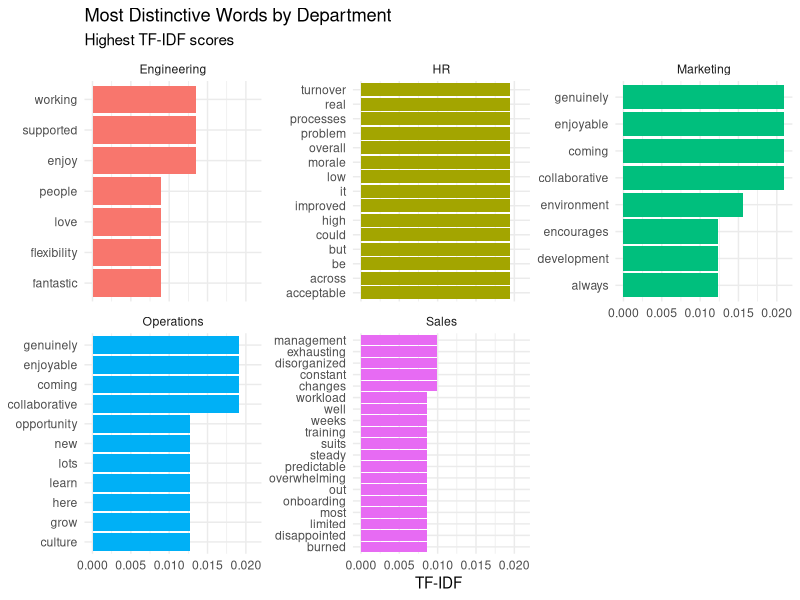
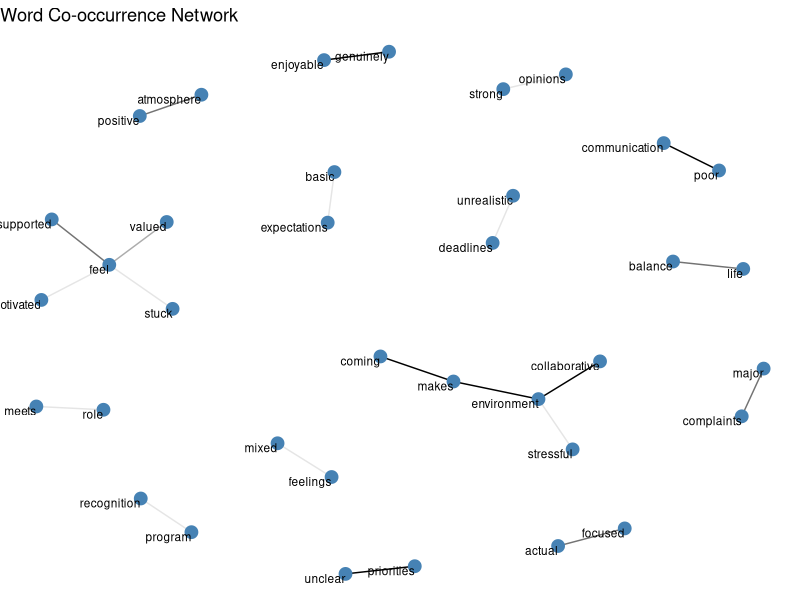
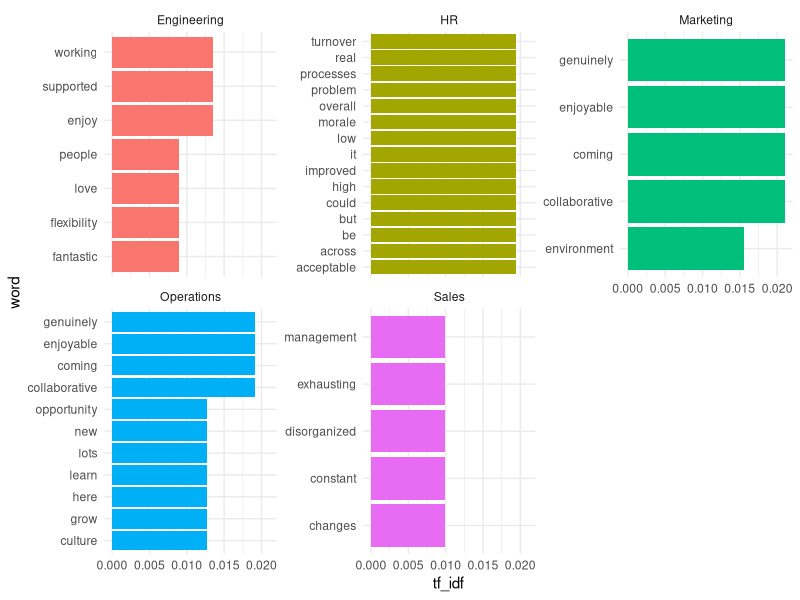
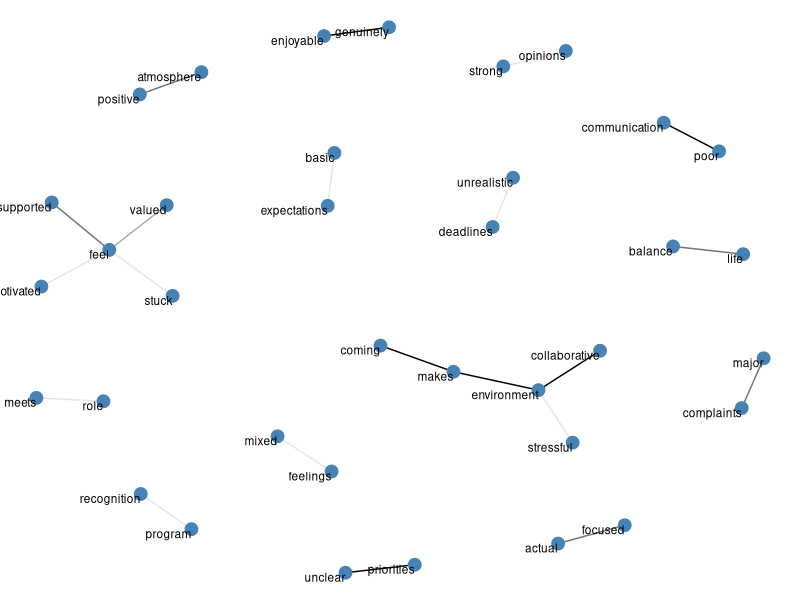

Write the R code that produced these figures, in order.
###########################################
# Session 9: Advanced Text Analysis       #
###########################################

# Last session we counted words and scored sentiment. The limitation: raw
# frequency tells you what's COMMON, not what's DISTINCTIVE. "work" and
# "team" are everywhere, so they're useless for telling departments apart.
# This session answers two sharper questions:
#
#   1. Which words are DISTINCTIVE to each group? -> TF-IDF
#   2. How do words PAIR UP into phrases and networks? -> n-grams, co-occurrence
#
# Same comments data as Session 8. The throughline: frequency finds the
# obvious; TF-IDF and n-grams find the interesting.
#
# Pacing note: TF-IDF is the conceptual core and deserves real time -
# students need the INTUITION, not the formula. Bigrams are intuitive and
# fast. The word network is the visual payoff but also the fussiest setup
# (extra packages); if time is short it can be a demo rather than hands-on.

# Section 1: Setup ---------------------------------------------------------

library(tidyverse)
library(tidytext)
library(here)

# New packages for the network section (Section 7):
# install.packages(c("igraph", "ggraph"))
library(igraph) # graph data structures
library(ggraph) # ggplot-style graph visualization

comments <- read_csv(here("data", "employee_comments.csv")) |>
  filter(!is.na(comment), comment != "") # drop blanks (Session 8 habit)
glimpse(comments)

# Section 2: The Limitation of Raw Frequency -------------------------------
# Motivate TF-IDF by showing why plain counts fall short.

# Most frequent content words per department (Session 8 approach)
comments |>
  unnest_tokens(word, comment) |>
  anti_join(stop_words, by = "word") |>
  count(department, word, sort = TRUE) |>
  group_by(department) |>
  slice_max(n, n = 5) |>
  ungroup() |>
  arrange(department, desc(n))
# The problem: the top words look SIMILAR across departments - "team",
# "work", "feel", "manager" show up everywhere. Frequency tells us what
# people talk about in general, not what makes each department DIFFERENT.
# We need a measure that rewards words distinctive to one group.

# Section 3: TF-IDF - The Intuition ----------------------------------------
# TF-IDF = Term Frequency x Inverse Document Frequency.
# Don't lead with the formula. Lead with the idea:
#
#   - A word matters to a document if it appears OFTEN there (high TF)...
#   - ...but ONLY if it's RARE across the whole corpus (high IDF).
#
# A word that's frequent everywhere (like "the" or "work") gets a low score
# because it's not distinctive. A word that's frequent in ONE department but
# rare elsewhere gets a high score - that's the signal we want.
#
# The pieces:
#   TF  = how often a word appears in a document (here: a department)
#   IDF = log(total documents / documents containing the word)
#         A word in ALL documents has IDF = log(1) = 0, killing its score.
#   TF-IDF = TF x IDF
#
# A "document" is whatever unit you choose to compare. Here each DEPARTMENT
# is a document, and we ask which words distinguish each department.
#
# KEY POINT: TF-IDF handles common-word downweighting AUTOMATICALLY. You
# generally do NOT remove stopwords first - the IDF term already crushes
# ubiquitous words to near zero. This surprises students who just learned
# anti_join. Tell them: stopword removal was for frequency; TF-IDF self-cleans.

# Section 4: Computing TF-IDF ----------------------------------------------
# tidytext's bind_tf_idf() does the whole calculation in one verb.

# Step 1: get word counts per department (no stopword removal - see above)
word_counts <- comments |>
  unnest_tokens(word, comment) |>
  count(department, word, sort = TRUE)
word_counts

# Step 2: bind_tf_idf adds tf, idf, and tf_idf columns
# Arguments: bind_tf_idf(term_column, document_column, count_column)
dept_tf_idf <- word_counts |>
  bind_tf_idf(word, department, n)
dept_tf_idf |> arrange(desc(tf_idf)) |> head(15)
# The high-tf_idf words are the DISTINCTIVE ones. Note words appearing in
# all five departments have idf = 0 and thus tf_idf = 0 - automatically
# filtered out without us lifting a finger.

# Step 3: top distinctive words per department
dept_tf_idf |>
  group_by(department) |>
  slice_max(tf_idf, n = 5) |>
  ungroup() |>
  arrange(department, desc(tf_idf)) |>
  select(department, word, n, tf_idf)
# NOW the departments look different. Engineering's distinctive words skew
# positive (enjoy, supported, love); Sales skews negative (disorganized,
# exhausting). This is the SAME story as the Session 8 sentiment, but TF-IDF
# surfaced it from the words themselves without a sentiment lexicon.

# A note on a quirk: with short comments and only five documents, an
# occasional stopword can sneak into the top list if it happens to be
# distinctive to one department's phrasing. That's TF-IDF being honest about
# THIS small corpus, not a bug. On larger corpora it's rarely an issue. If
# it bothers you, you can anti_join stopwords first - just know it's optional.

# Section 5: Visualizing TF-IDF --------------------------------------------

dept_tf_idf |>
  group_by(department) |>
  slice_max(tf_idf, n = 6) |>
  ungroup() |>
  mutate(word = reorder_within(word, tf_idf, department)) |>
  ggplot(aes(x = tf_idf, y = word, fill = department)) +
  geom_col() +
  facet_wrap(~ department, scales = "free_y") +
  scale_y_reordered() + # undoes the reorder_within suffix on the labels
  labs(title = "Most Distinctive Words by Department",
       subtitle = "Highest TF-IDF scores",
       x = "TF-IDF", y = NULL) +
  theme_minimal() +
  theme(legend.position = "none")
# NEW helpers: reorder_within() and scale_y_reordered() are a tidytext pair
# for sorting bars WITHIN each facet independently. Plain reorder() (Session
# 7) sorts globally and looks wrong inside facets; this pair fixes that.
# It's the one faceted-bar gotcha worth memorizing for text work.

# Section 6: N-grams - Words in Sequence -----------------------------------
# Single words lose context: "not good" tokenizes to "not" and "good", and
# "good" might even score positive. N-grams keep word ORDER by tokenizing
# into sequences. A bigram is two consecutive words; a trigram is three.

# Tokenize into bigrams with token = "ngrams", n = 2
bigrams <- comments |>
  unnest_tokens(bigram, comment, token = "ngrams", n = 2)
bigrams |> select(department, bigram) |> head(10)

# Most common bigrams - but they're full of stopwords ("and the", "i am")
bigrams |> count(bigram, sort = TRUE) |> head(10)
# Same stopword problem as Session 8, but now we can't just anti_join the
# whole bigram - we need to remove rows where EITHER word is a stopword.

# Step 1: split the bigram into two columns with separate()
bigrams_separated <- bigrams |>
  separate(bigram, into = c("word1", "word2"), sep = " ")
# separate() splits one column into several on a delimiter (Session 3-style
# parsing). Now we have word1 and word2 as their own columns.

# Step 2: filter out any bigram where either word is a stopword
bigrams_filtered <- bigrams_separated |>
  filter(!word1 %in% stop_words$word,
         !word2 %in% stop_words$word)

# Step 3: count the meaningful bigrams
bigrams_filtered |>
  count(word1, word2, sort = TRUE) |>
  head(15)
# Now real phrases surface: "poor communication", "unclear priorities",
# "collaborative environment". These carry far more meaning than single
# words. Run the before (stopword junk) and after (real phrases) back to
# back - same satisfying contrast as the Session 8 stopword demo.

# Recombine into a single column if you want the phrase back
bigrams_counts <- bigrams_filtered |>
  count(word1, word2, sort = TRUE) |>
  unite(bigram, word1, word2, sep = " ") # unite is the inverse of separate
bigrams_counts |> head(10)

# Section 7: Word Co-occurrence Networks -----------------------------------
# Bigrams are pairs; a NETWORK shows the whole web of which words connect to
# which. Each word is a node; an edge links words that appear together,
# weighted by how often. This reveals clusters of related language.

# Build a graph from the bigram counts. graph_from_data_frame expects
# columns: from, to, and (optionally) edge attributes like weight.
bigram_graph <- bigrams_filtered |>
  count(word1, word2, sort = TRUE) |>
  filter(n >= 2) |> # only keep pairs occurring 2+ times, or it's a hairball
  graph_from_data_frame()
bigram_graph # an igraph object - prints a summary, not a data frame

# Visualize with ggraph (ggplot grammar, but for graphs)
set.seed(2026) # layout is randomized; seed makes it reproducible
ggraph(bigram_graph, layout = "fr") + # "fr" = force-directed layout
  geom_edge_link(aes(alpha = n), show.legend = FALSE) +
  geom_node_point(color = "steelblue", size = 4) +
  geom_node_text(aes(label = name), vjust = 1, hjust = 1, size = 3) +
  labs(title = "Word Co-occurrence Network") +
  theme_void() # graphs want no axes or grid - theme_void strips everything
# Read it: connected words tend to appear together. Chains like
# "poor -> communication -> from -> leadership" trace common phrasings.
# Clusters reveal themes. It's exploratory, not precise - a map of the
# language, good for spotting structure you'd then investigate with counts.
#
# SETUP CAUTION: ggraph/igraph are heavier dependencies. If a student's
# install fails, don't let it derail the session - the TF-IDF and bigram
# sections are the core learning. Have this ready as a demo on your machine
# so everyone sees it even if not everyone can run it.

# Section 8: MAIN EXERCISE -------------------------------------------------
# Compute TF-IDF, extract bigrams, build a small network.
# Walk through 1-2 together, then let them work.

# 1. Compute TF-IDF for words by department
ex_tf_idf <- comments |>
  unnest_tokens(word, comment) |>
  count(department, word) |>
  bind_tf_idf(word, department, n)
ex_tf_idf |> arrange(desc(tf_idf)) |> head(10)

# 2. Show the top 5 distinctive words per department
ex_tf_idf |>
  group_by(department) |>
  slice_max(tf_idf, n = 5) |>
  ungroup() |>
  select(department, word, tf_idf) |>
  arrange(department, desc(tf_idf))

# 3. Plot the distinctive words (faceted, using reorder_within)
ex_tf_idf |>
  group_by(department) |>
  slice_max(tf_idf, n = 5) |>
  ungroup() |>
  mutate(word = reorder_within(word, tf_idf, department)) |>
  ggplot(aes(x = tf_idf, y = word, fill = department)) +
  geom_col() +
  facet_wrap(~ department, scales = "free_y") +
  scale_y_reordered() +
  theme_minimal() +
  theme(legend.position = "none")

# 4. Extract bigrams and find the most common meaningful pairs
comments |>
  unnest_tokens(bigram, comment, token = "ngrams", n = 2) |>
  separate(bigram, into = c("word1", "word2"), sep = " ") |>
  filter(!word1 %in% stop_words$word, !word2 %in% stop_words$word) |>
  count(word1, word2, sort = TRUE) |>
  head(10)

# 5. Build and plot a word co-occurrence network
ex_graph <- comments |>
  unnest_tokens(bigram, comment, token = "ngrams", n = 2) |>
  separate(bigram, into = c("word1", "word2"), sep = " ") |>
  filter(!word1 %in% stop_words$word, !word2 %in% stop_words$word) |>
  count(word1, word2, sort = TRUE) |>
  filter(n >= 2) |>
  graph_from_data_frame()

set.seed(2026)
ggraph(ex_graph, layout = "fr") +
  geom_edge_link(aes(alpha = n), show.legend = FALSE) +
  geom_node_point(color = "steelblue", size = 4) +
  geom_node_text(aes(label = name), size = 3, vjust = 1, hjust = 1) +
  theme_void()

# 6. Compare insights: pick one department. What did raw frequency say
#    versus TF-IDF? Write 2-3 sentences. (Discussion, not code.)

# BONUS: Going Further -----------------------------------------------------

# Trigrams (three-word sequences) for longer phrases
comments |>
  unnest_tokens(trigram, comment, token = "ngrams", n = 3) |>
  separate(trigram, into = c("w1", "w2", "w3"), sep = " ") |>
  filter(!w1 %in% stop_words$word,
         !w2 %in% stop_words$word,
         !w3 %in% stop_words$word) |>
  count(w1, w2, w3, sort = TRUE) |>
  head(10)
# Trigrams need more data to be useful - on a small corpus most occur once.
# Show this so students see the data-hunger of higher n-grams firsthand.

# What words follow "not"? (negation - the thing single tokens miss)
comments |>
  unnest_tokens(bigram, comment, token = "ngrams", n = 2) |>
  separate(bigram, into = c("word1", "word2"), sep = " ") |>
  filter(word1 == "not") |>
  count(word2, sort = TRUE)
# This is WHY n-grams matter for sentiment. "not good", "not enough" - the
# single-word sentiment from Session 8 would score "good" as positive and
# miss the negation entirely. N-grams are how you'd start to fix that.

# TF-IDF at the employee level instead of department
comments |>
  unnest_tokens(word, comment) |>
  count(employee_id, word) |>
  bind_tf_idf(word, employee_id, n) |>
  arrange(desc(tf_idf)) |>
  head(10)
# Changing the "document" unit changes the question entirely. Department
# documents ask "what distinguishes departments"; employee documents ask
# "what's unique to each person's comment". Same tool, different lens.

# =============================================================================
# END OF SESSION 9
# =============================================================================

# TEACHING NOTES FOR NEXT TIME:
# - TF-IDF intuition over formula. "Frequent here AND rare elsewhere." If
#   they leave understanding that one sentence, the session worked. The
#   math is secondary; bind_tf_idf does it for them.
# - The "frequency looks the same across departments, TF-IDF looks
#   different" contrast (Sections 2 vs 4) is the whole motivation. Run both
#   and let them SEE the difference before explaining why.
# - Stopwords: this is the confusing reversal. They JUST learned to remove
#   stopwords; now TF-IDF says don't bother (IDF handles it) but bigrams say
#   do (different reason). Be explicit about which technique wants which.
# - reorder_within + scale_y_reordered is a memorize-it pair for faceted
#   text bars. Plain reorder looks broken in facets.
# - The network is the prettiest output but the fussiest setup. Have it
#   pre-running as a demo so a failed install doesn't sink the room.
# - Next session: correlation and regression - back to numbers, the start
#   of the modeling arc.

# COMMON STUDENT MISTAKES TO WATCH FOR:
# 1. Removing stopwords before TF-IDF (unnecessary; IDF already handles it)
# 2. anti_join on the whole bigram (you must separate() first, then filter)
# 3. Plain reorder() inside facets (use reorder_within + scale_y_reordered)
# 4. bind_tf_idf argument order (term, document, count)
# 5. Forgetting set.seed() before a network plot (layout changes every run)
# 6. Expecting trigrams to be rich on a tiny corpus (they need volume)
# 7. ggraph/igraph install failures derailing the whole session

# KEY CONCEPTS TO REINFORCE:
# - Frequency finds COMMON words; TF-IDF finds DISTINCTIVE words
# - TF-IDF = frequent in this document AND rare across the corpus
# - The "document" unit defines the question (department vs employee)
# - N-grams preserve word order and context that single tokens lose
# - For bigrams: separate(), filter both words, then count
# - Networks map word relationships - exploratory, not precise
# - Different techniques want different stopword handling

# ASSESSMENT IDEAS:
# - Give grouped text, have them find each group's distinctive words
# - Ask them to explain TF-IDF in one sentence without the formula
# - Have them extract and interpret the top bigrams for a group
# - Ask why "not good" is a problem for Session 8's single-word sentiment
# - Change the document unit and have them describe how the question shifts
